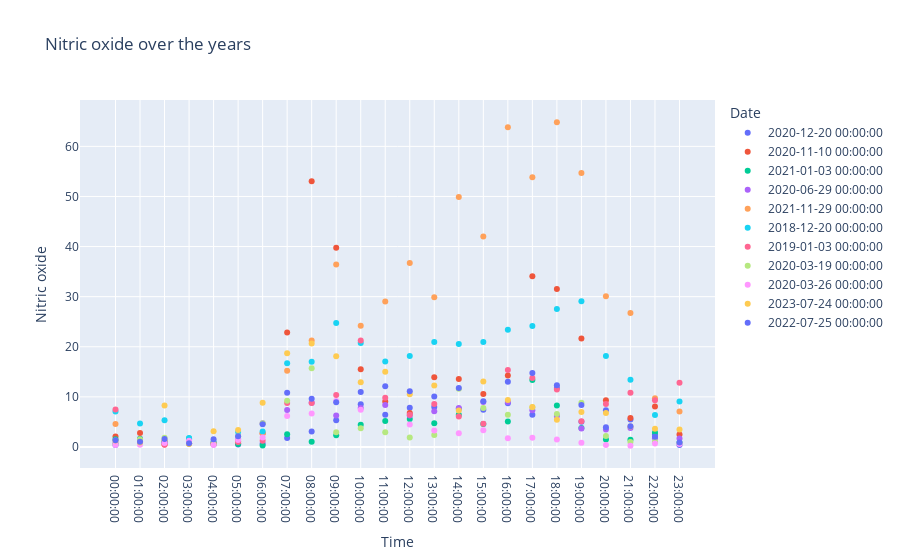

The notebook cell saved with this chart:
### Code cell
nitric_oxide = filtered_poarBig[["Date", "time", "Nitric oxide"]]
# nitric_oxide.rename(columns={"Nitric oxide": "PM10"}, inplace=True)

nitric_oxide_cleaned = nitric_oxide.dropna()

scatter__no_plot = px.scatter(nitric_oxide_cleaned, x="time", y="Nitric oxide", color = "Date", title = "Nitric oxide over the years", hover_data = ["Date"], labels = {"time": "Time"})
scatter__no_plot.show()
